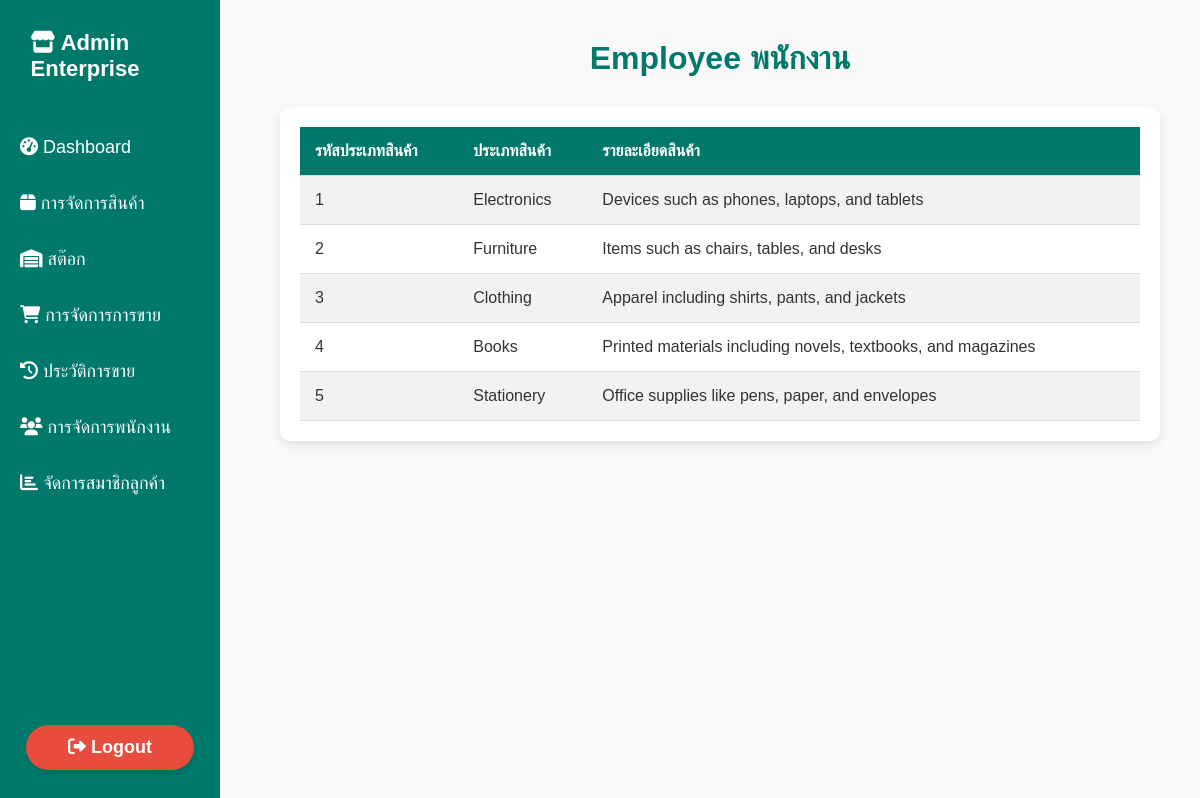
The app's page /type_item.php with its own data.
### tables this page shows
CREATE TABLE `type_item` (
  `t_id` int(3) NOT NULL,
  `t_name` varchar(20) NOT NULL,
  `t_detail` varchar(100) NOT NULL
);

### type_item.php (the view, shortened to what this page needs)
<!DOCTYPE html>
<html lang="th">
<head>
    <link rel="stylesheet" href="stock.css">
    <link rel="stylesheet" href="https://cdnjs.cloudflare.com/ajax/libs/font-awesome/6.0.0-beta3/css/all.min.css">
</head>
<body>
    <div class="sidebar">
        <div class="logo">
            <h2><i class="fas fa-store"></i> Admin <dir>Enterprise</dir></h2>
        </div>
        <ul class="menu">
            <li><a href="dashboard.html"><i class="fas fa-tachometer-alt"></i> Dashboard</a></li>
            <li><a href="product-management.html"><i class="fas fa-box"></i> การจัดการสินค้า</a></li>
            <li><a href="stock.html"><i class="fas fa-warehouse"></i> สต๊อก</a></li>
            <li><a href="sales-management.html"><i class="fas fa-shopping-cart"></i> การจัดการการขาย</a></li>
            <li><a href="sales-history.html"><i class="fas fa-history"></i> ประวัติการขาย</a></li>
            <li><a href="employee-management.html"><i class="fas fa-users"></i> การจัดการพนักงาน</a></li>
            <li><a href="customer-management.html"><i class="fas fa-chart-bar"></i> จัดการสมาชิกลูกค้า</a></li>
        </ul>
        <div class="logout">
            <a href="login.html"><i class="fas fa-sign-out-alt"></i> Logout</a>
        </div>
    </div>
    <div class="content">
    <div class="form-container">
        <h1>Employee พนักงาน</h1>
        <div class="table-container">
            <table>
                <thead>
                    <tr>
                        <th>รหัสประเภทสินค้า</th>
                        <th>ประเภทสินค้า</th>
                        <th>รายละเอียดสินค้า</th>
                    </tr>
                </thead>
                <tbody>
                    <tr>
                     <?php
                    require 'database.php';
                    $query = "SELECT * FROM `type_item`";
                    if ($is_query_run = mysqli_query($mysqli, $query))
                {
                    while ($query_executed = $is_query_run->fetch_assoc())
                    {
                        echo "<tr>";
                        echo "<td>" . $query_executed['t_id'] . "</td>";
                        echo "<td>" . $query_executed['t_name'] . "</td>";
                        echo "<td>" . $query_executed['t_detail'] . "</td>";
                        echo "</tr>";
                    }
                }
                else
                {
                    echo "<tr><td colspan='3'>Error in execution!</td></tr>";
                }
                ?>
                </tbody>
            </table>
    </div>
</body>
</html>

### stock.css (style rules this page uses)
* { margin: 0; padding: 0; box-sizing: border-box; text-decoration: none; }
body { font-family: 'Prompt', sans-serif; background-color: #f9f9f9; color: #333; display: flex; }
.sidebar { width: 220px; background-color: #00796b; min-height: 100vh; padding: 30px 5px; position: fixed; top: 0; left: 0; display: flex; flex-direction: column; align-items: center; }
.sidebar h2 { color: #fff; margin-right: 50px; font-size: 22px; margin-bottom: 30px; }
.sidebar ul { list-style: none; width: 100%; }
.sidebar ul li { margin: 15px 0; }
.sidebar ul li a { text-decoration: none; color: #fff; font-size: 18px; padding: 10px 15px; display: block; border-radius: 8px; transition: background-color 0.3s; }
.content { margin-left: 240px; padding: 40px; flex-grow: 1; background-color: #f9f9f9; }
.content h1 { font-size: 32px; color: #00796b; margin-bottom: 30px; text-align: center; }
.table-container { background-color: #fff; padding: 20px; border-radius: 10px; box-shadow: 0 4px 8px rgba(0, 0, 0, 0.1); }
.table-container table { width: 100%; border-collapse: collapse; }
.table-container table th, .table-container table td { padding: 15px; text-align: left; border-bottom: 1px solid #ddd; }
.table-container table th { background-color: #00796b; color: white; text-transform: uppercase; }
.table-container table tbody tr:nth-child(even) { background-color: #f2f2f2; }
.table-container table td { color: #333; }
.logout { margin-top: auto; width: 100%; text-align: center; }
.logout a { color: #fff; background-color: #e74c3c; padding: 12px 20px; border-radius: 30px; display: inline-block; text-align: center; font-size: 18px; font-weight: bold; transition: background-color 0.3s ease, transform 0.3s ease; box-shadow: 0 4px 6px rgba(0, 0, 0, 0.1); width: 80%; }

### records on screen
type_item: t_id "1", t_name "Electronics", t_detail "Devices such as phones, laptops, and tablets"
type_item: t_id "2", t_name "Furniture", t_detail "Items such as chairs, tables, and desks"
type_item: t_id "3", t_name "Clothing", t_detail "Apparel including shirts, pants, and jackets"
type_item: t_id "4", t_name "Books", t_detail "Printed materials including novels, textbooks, and magazines"
type_item: t_id "5", t_name "Stationery", t_detail "Office supplies like pens, paper, and envelopes"
